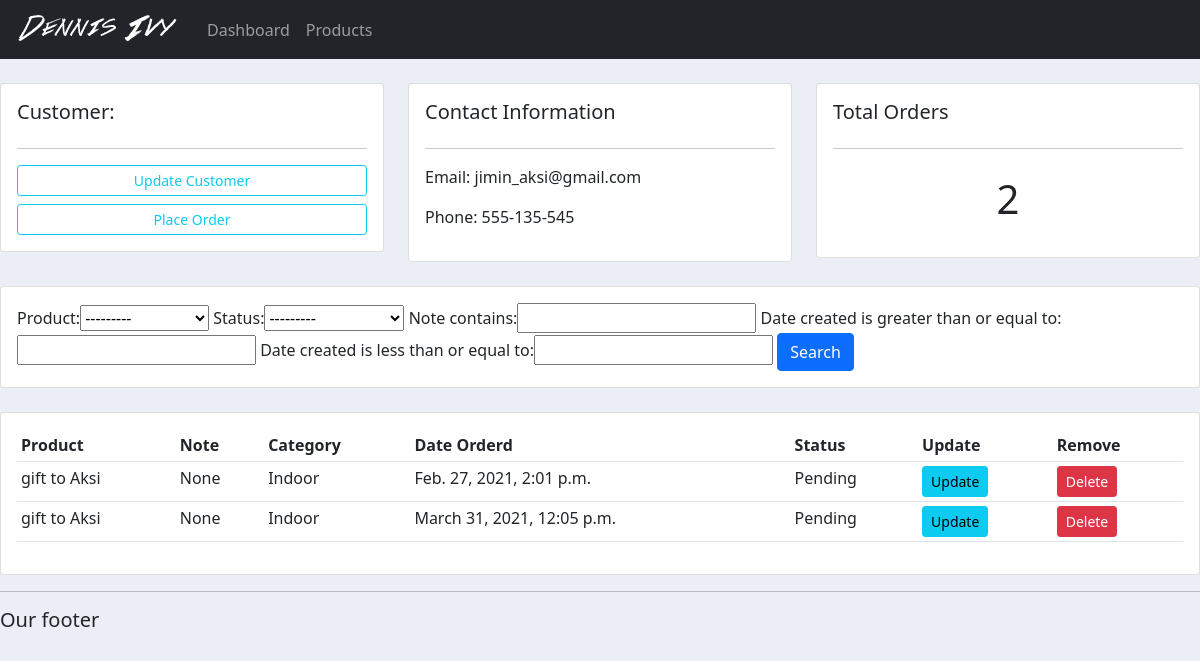
Before: /customer/1/ with the older database file.
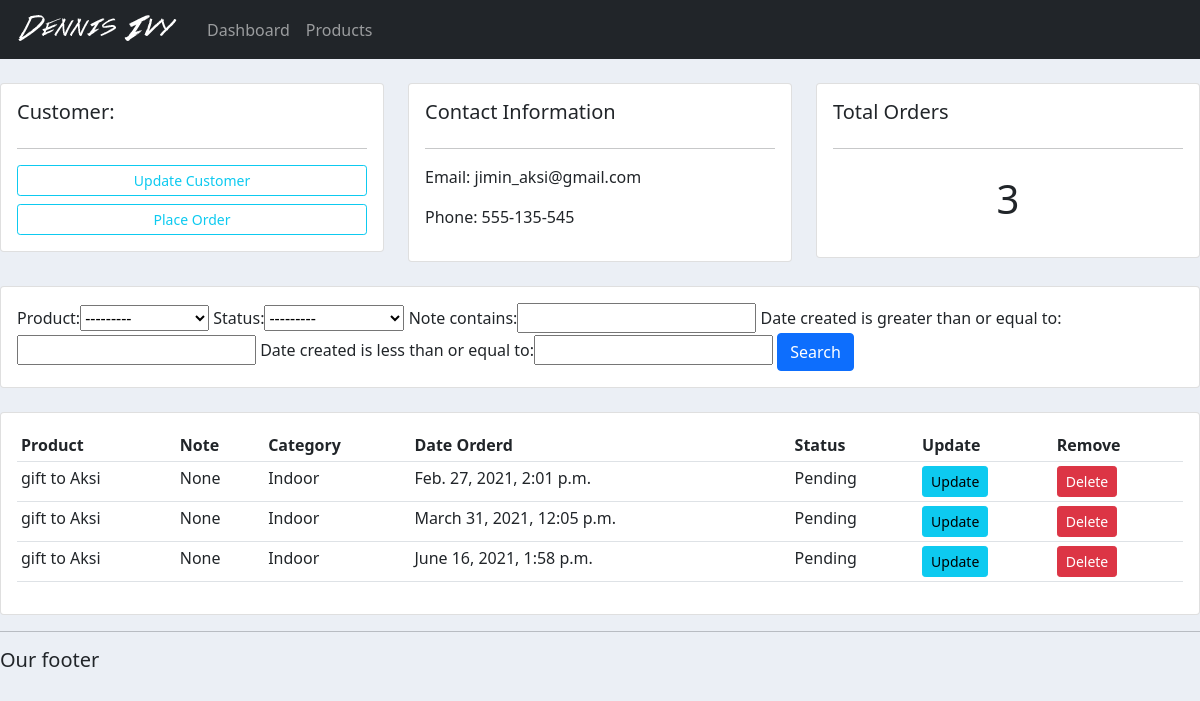
After: the same page with the newer database file.
### accounts/models.py (models this page shows, shortened)
class Order(models.Model):
    STATUS = (
            ('Pending', 'Pending'),
            ('Out for delivery', 'Out for delivery'),
            ('Delivered', 'Delivered')
            )
    customer = models.ForeignKey(Customer, null=True, on_delete= models.SET_NULL)
    product = models.ForeignKey(Product, null=True, on_delete= models.SET_NULL)
    date_created = models.DateTimeField(auto_now_add=True, null=True)
    status = models.CharField(max_length=200, null=True,choices=STATUS)
    note = models.CharField(max_length=1000, null=True)

class Product(models.Model):
    CATEGORY = (
        ('Indoor', 'Indoor'),
        ('Out Door', 'Out Door'),
    )
    name = models.CharField(max_length=200, null=True)
    price = FloatField(null=True)
    category = models.CharField(max_length=200, null=True, choices=CATEGORY)
    description = models.CharField(max_length=200, null=True, blank=True)
    date_created = models.DateTimeField(auto_now_add=True, null=True)
    tags = models.ManyToManyField(Tag)
    def __str__(self):
        return self.name

### accounts/views.py (the view)
# urls.py: path('customer/<str:pk_test>/', views.customer,name='customer'),
def customer(request, pk_test):
    customer = Customer.objects.get(id=pk_test)
    orders = customer.order_set.all()
    order_count = orders.count()
    myFilter = OrderFilter(request.GET, queryset=orders)
    orders = myFilter.qs
    context = {'customer':customer,'orders':orders,'order_count':order_count,
    'myFilter': myFilter}
    return render(request, 'accounts/customer.html',context)

### accounts/templates/accounts/customer.html (shortened to what this page needs)
{% extends 'accounts/main.html' %}
{% block content %}
    <br>
<div class="row">
    <div class="col-md">
        <div class="card card-body">
            <h5>Customer:</h5>
            <hr>
            <a class="btn btn-outline-info btn-sm btn-block" href="">Update Customer</a>
            <a class="btn btn-outline-info btn-sm btn-block" href="{% url 'create_order' customer.id %}">Place Order</a>
        </div>
    </div>
    <div class="col-md">
        <div class="card card-body">
            <h5>Contact Information</h5>
            <hr>
            <p>Email: {{customer.email}}</p>
            <p>Phone: {{customer.phone}}</p>
        </div>
    </div>
    <div class="col-md">
        <div class="card card-body">
            <h5>Total Orders</h5>
            <hr>
            <h1 style="text-align: center; padding: 10px">{{order_count}}</h1>
        </div>
    </div>
</div>
<br>
<div class="row">
    <div class="col">
        <div class="card card-body">
            <form action="" method="get">
                {{myFilter.form}}
                <button class="btn btn-primary" type="submit">Search</button>
            </form>
        </div>
    </div>
</div>
<br>
<div class="row">
    <div class="col-md">
        <div class="card card-body">
            <table class="table table-sm">
                <tr>
                    <th>Product</th>
                    <th>Note</th>
                    <th>Category</th>
                    <th>Date Orderd</th>
                    <th>Status</th>
                    <th>Update</th>
                    <th>Remove</th>
                </tr>
                {% for order in orders %}
                <tr>
                    <td>{{order.product}}</td>
                    <td>{{order.note}}</td>
                    <td>{{order.product.category}}</td>
                    <td>{{order.date_created}}</td>
                    <td>{{order.status}}</td>
                    <td><a class="btn btn-sm btn-info" href="{% url 'update_order' order.id %}">Update</a></td>
                    <td><a class="btn btn-sm btn-danger" href="{% url 'delete_order' order.id %}">Delete</a></td>
                </tr>
                {% endfor %}
            </table>
        </div>
    </div>
</div>
{% endblock %}

Changed rows visible on the page:
added Order: product "gift to Aksi", note "None", product.category "Indoor", date_created "June 16, 2021, 1:58 p.m.", status "Pending"
Other visible differences:
{{ order_count }}: "2" → "3"
